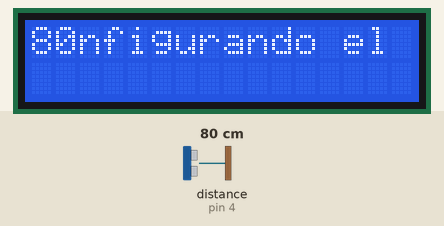
This sketch was run on a simulated Arduino Uno, built with avr-gcc and run on an emulated ATmega328P. On the bench: 16×2 character LCD. The inputs (shaded band) are chosen by the test bench; at power-on: distance to the obstacle (sensor on pin 4) 80 cm. What the sketch prints to the serial monitor is not drawn.

Above: at 1.2 s.
1.3 s: distance to the obstacle (sensor on pin 4) set to 120 cm
At 3.3 s:
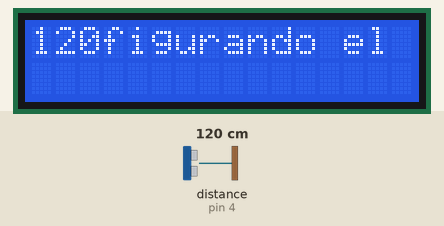
3.6 s: distance to the obstacle (sensor on pin 4) set to 2 cm
At 5.8 s:
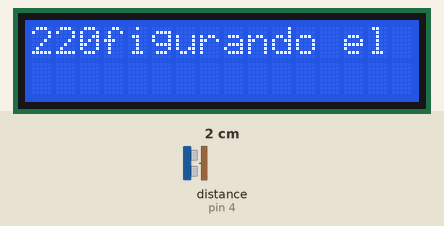
6.1 s: distance to the obstacle (sensor on pin 4) set to 250 cm
At 8.3 s:
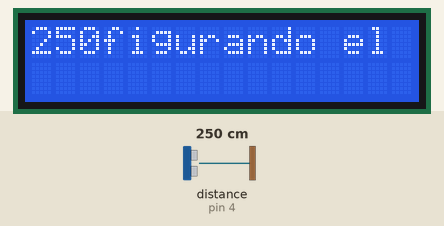
Timing chart, 0 to 9.8 s (numbered marks = the images above; inputs shaded):
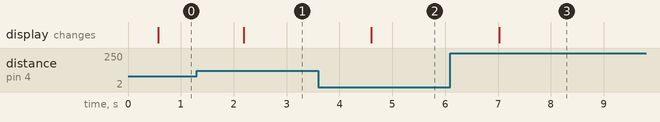

Measured:
- after the input at 1.3 s, the display: changes after 0.89 s (image 1)
- after the input at 3.6 s, the display: changes after 1.0 s (image 2)
- after the input at 6.1 s, the display: changes after 0.92 s (image 3)

The sketch:

lcdbluesensor.ino
```cpp
#include <SoftwareSerial.h>
#include <LiquidCrystal.h>
#include <Ultrasonic.h>

//trigger eco
Ultrasonic sonar(3,4);
//7 y 8 los que habilita al lcd
//VSS(-)
//VDD(+)
//A(+)
//K(-)
//VO (contraste)potenciometro
//RS (ARDUINO) manda mensaje
//RW (-) escritura
//E habilita pantalla
//d0 - d7 bits

LiquidCrystal lcd(7,8,9,10,11,12);
SoftwareSerial BT(1,2);
int distancia = 0;

void setup() {
  // put your setup code here, to run once:
  Serial.begin(9600);
  BT.begin(9600);
  Serial.print("Configurando arduino ");
  lcd.begin(16,2);
  lcd.write("Configurando el LCD");

}

void loop() {
  if(BT.available()){
    Serial.write(BT.read());
  }
  if(Serial.available())
  {
     BT.write(Serial.read());
  }

  distancia = sonar.Ranging(CM);
   Serial.println("");
  Serial.print("La distancia es ");
  Serial.print(distancia);
  Serial.print(" cm");
  Serial.println("");
  delay(500);

 lcd.setCursor(0,0);
 lcd.print(distancia);
 delay(300);
}
```
